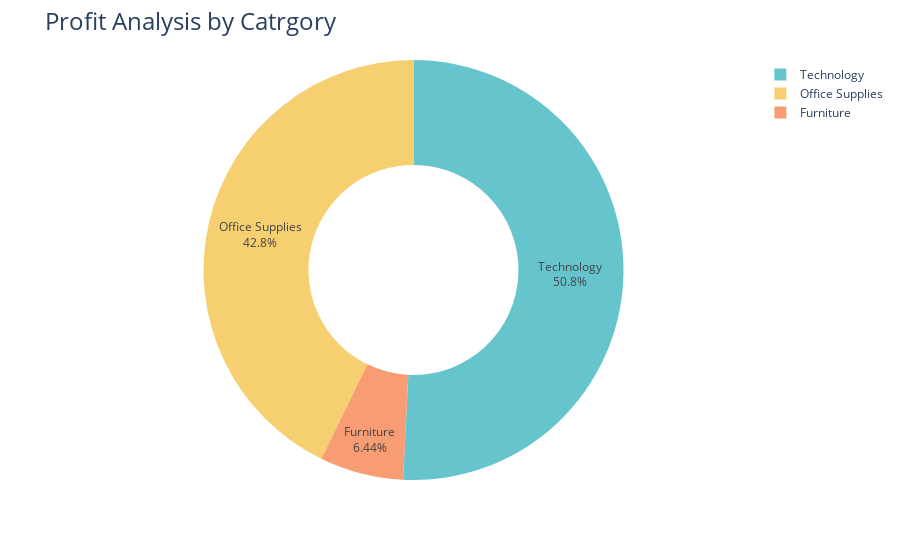

Notebook code for this chart:
### Markdown cell above
# 4] Now let's  have a look at the profit by category

### Code cell
profit_by_category = data.groupby('Category')['Profit'].sum().reset_index()
fig = px.pie(profit_by_category,
             values='Profit',
             names='Category',
             hole=0.5,
             color_discrete_sequence=px.colors.qualitative.Pastel)
fig.update_traces(textposition ='inside',textinfo='percent+label')
fig.update_layout(title_text='Profit Analysis by Catrgory',title_font = dict(size=24))
fig.show()

### Figure 1 — Plotly figure (JSON) as saved in the notebook; plotly's stock layout.template omitted (floating-point values rounded to 4 significant figures)
{"data": [{"domain": {"x": [0, 1], "y": [0, 1]}, "hole": 0.5, "hovertemplate": "Category=%{label}<br>Profit=%{value}<extra></extra>", "labels": ["Furniture", "Office Supplies", "Technology"], "legendgroup": "", "name": "", "showlegend": true, "textinfo": "percent+label", "textposition": "inside", "type": "pie", "values": [18450.0, 122500.0, 145500.0]}], "layout": {"legend": {"tracegroupgap": 0}, "margin": {"t": 60}, "piecolorway": ["rgb(102, 197, 204)", "rgb(246, 207, 113)", "rgb(248, 156, 116)", "rgb(220, 176, 242)", "rgb(135, 197, 95)", "rgb(158, 185, 243)", "rgb(254, 136, 177)", "rgb(201, 219, 116)", "rgb(139, 224, 164)", "rgb(180, 151, 231)", "rgb(179, 179, 179)"], "title": {"font": {"size": 24}, "text": "Profit Analysis by Catrgory"}}}
